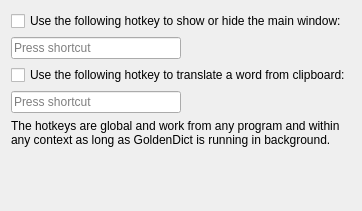
     <widget class="QWidget" name="tab_hotkey">
      <attribute name="icon">
       <iconset resource="../../resources.qrc">
        <normaloff>:/icons/hotkeys.svg</normaloff>:/icons/hotkeys.svg</iconset>
      </attribute>
      <attribute name="title">
       <string>Hotkeys</string>
      </attribute>
      <layout class="QVBoxLayout" name="verticalLayout_12">
       <item>
        <widget class="QCheckBox" name="enableMainWindowHotkey">
         <property name="text">
          <string>Use the following hotkey to show or hide the main window:</string>
         </property>
        </widget>
       </item>
       <item>
        <layout class="QHBoxLayout" name="horizontalLayout_7">
         <item>
          <widget class="QKeySequenceEdit" name="mainWindowHotkey">
           <property name="accessibleName">
            <string>Hotkey to show or hide the main window</string>
           </property>
          </widget>
         </item>
         <item>
          <spacer name="horizontalSpacer_2">
           <property name="orientation">
            <enum>Qt::Horizontal</enum>
           </property>
           <property name="sizeHint" stdset="0">
            <size>
             <width>40</width>
             <height>20</height>
            </size>
           </property>
          </spacer>
         </item>
        </layout>
       </item>
       <item>
        <widget class="QCheckBox" name="enableClipboardHotkey">
         <property name="text">
          <string>Use the following hotkey to translate a word from clipboard:</string>
         </property>
        </widget>
       </item>
       <item>
        <layout class="QHBoxLayout" name="horizontalLayout_8">
         <item>
          <widget class="QKeySequenceEdit" name="clipboardHotkey">
           <property name="accessibleName">
            <string>Hotkey to translate a word from clipboard</string>
           </property>
          </widget>
         </item>
         <item>
          <spacer name="horizontalSpacer_4">
           <property name="orientation">
            <enum>Qt::Horizontal</enum>
           </property>
           <property name="sizeHint" stdset="0">
            <size>
             <width>40</width>
             <height>20</height>
            </size>
           </property>
          </spacer>
         </item>
        </layout>
       </item>
       <item>
        <widget class="QLabel" name="label_8">
         <property name="text">
          <string>The hotkeys are global and work from any program and within any context as long as GoldenDict is running in background.</string>
         </property>
         <property name="wordWrap">
          <bool>true</bool>
         </property>
        </widget>
       </item>
       <item>
        <spacer name="verticalSpacer_12">
         <property name="orientation">
          <enum>Qt::Vertical</enum>
         </property>
         <property name="sizeHint" stdset="0">
          <size>
           <width>20</width>
           <height>53</height>
          </size>
         </property>
        </spacer>
       </item>
      </layout>
     </widget>
